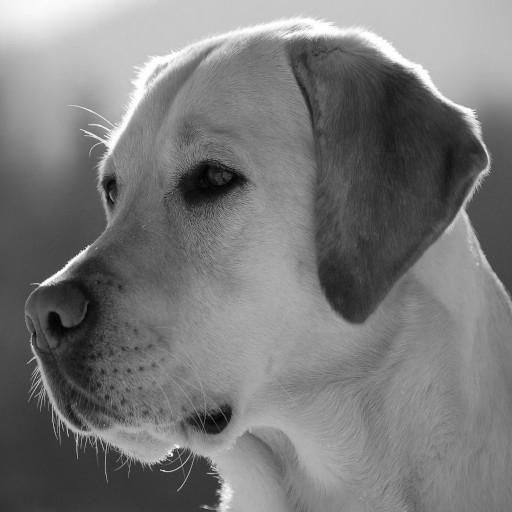
#> input picture lab03/labrador_gray.jpg, 512 x 512 px
$ jupyter execute gram_transform03.ipynb
#> lines starting #> are read from the running program, lines starting #| are printed output that depends on the picture
[cell 1]
import matplotlib
import matplotlib.pyplot as plt
from PIL import Image
import math

[cell 2]
def func(x,a,b,c,k,l):
    if x < k:
        y = a * x
    elif k <= x <= l:
        y = a*k + b*(x-k)
    else:
        y = a*k + b*(l-k) + c*(x-l)
    return  int(y)

[cell 3]
a = []
x = list(range(256))
for i in x:
    a.append(func(i,0.5,2,0.5,100,150))
plt.plot(x,a)
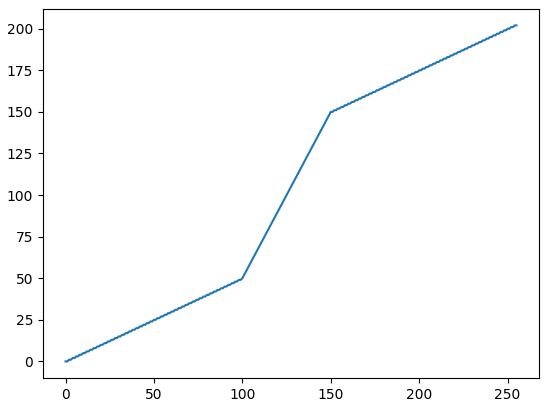
#> figure drawn by matplotlib, 1 panel; curve peaks at x = 254, y = 202

[cell 4]
k = 50
l = 200
a = 0.5
b = 2
c = 0.5
im1 = Image.open('labrador_gray.jpg')
#> im1 is the input picture: PIL image 512x512 L; min 0, max 255, mean 121.4
im2 = Image.new('L',(im1.size[0],im1.size[1]))
#> im2: PIL image 512x512 L; every value is 0
for i in range(im1.size[0]):
    for j in range(im1.size[1]):
        s = im1.getpixel((i,j))
        im2.putpixel((i,j),func(s,a,b,c,k,l))
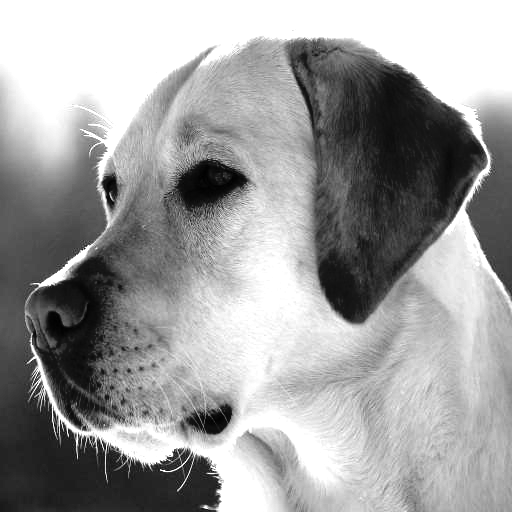
#> im2: PIL image 512x512 L; min 0, max 255, mean 157.3
im1.show()
im2.show()
